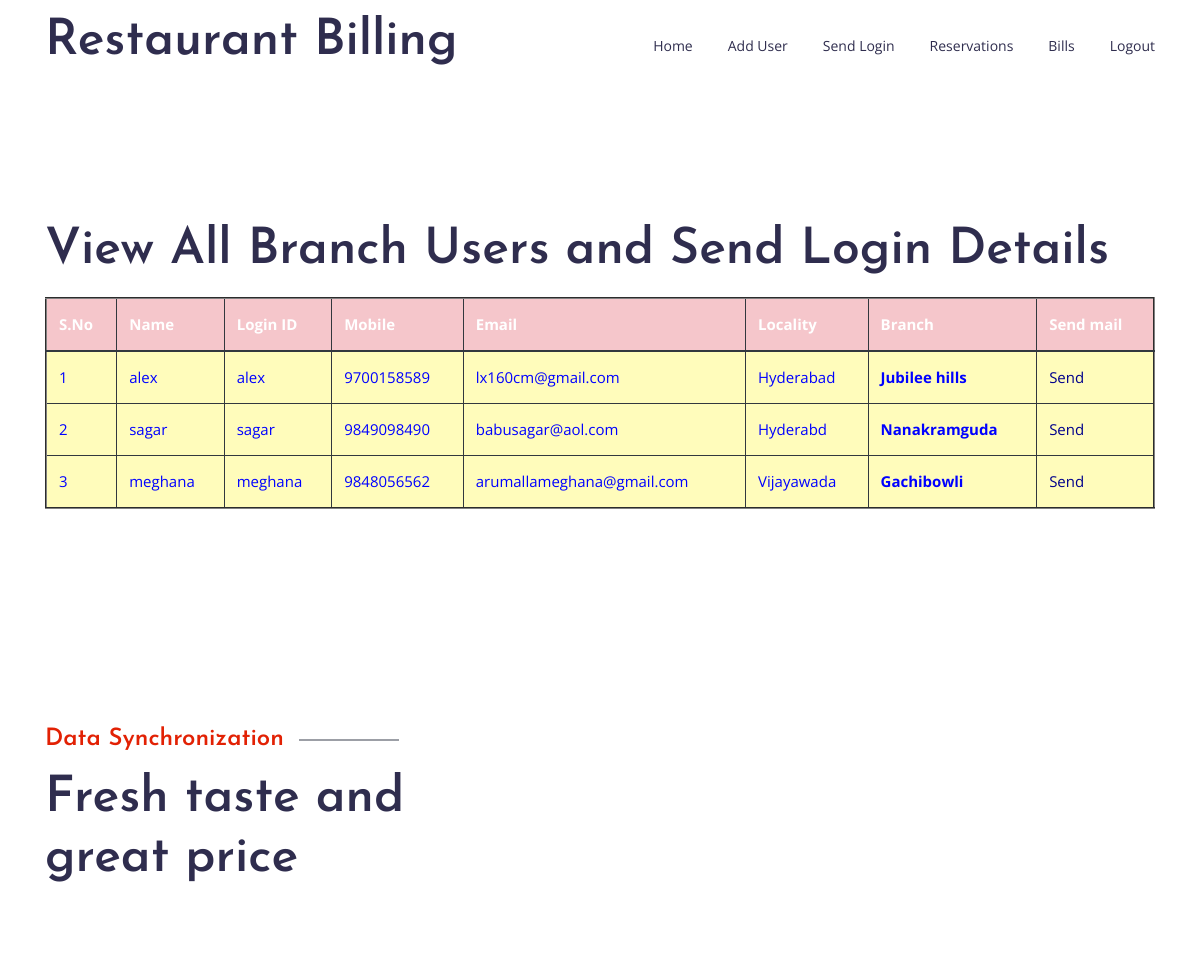
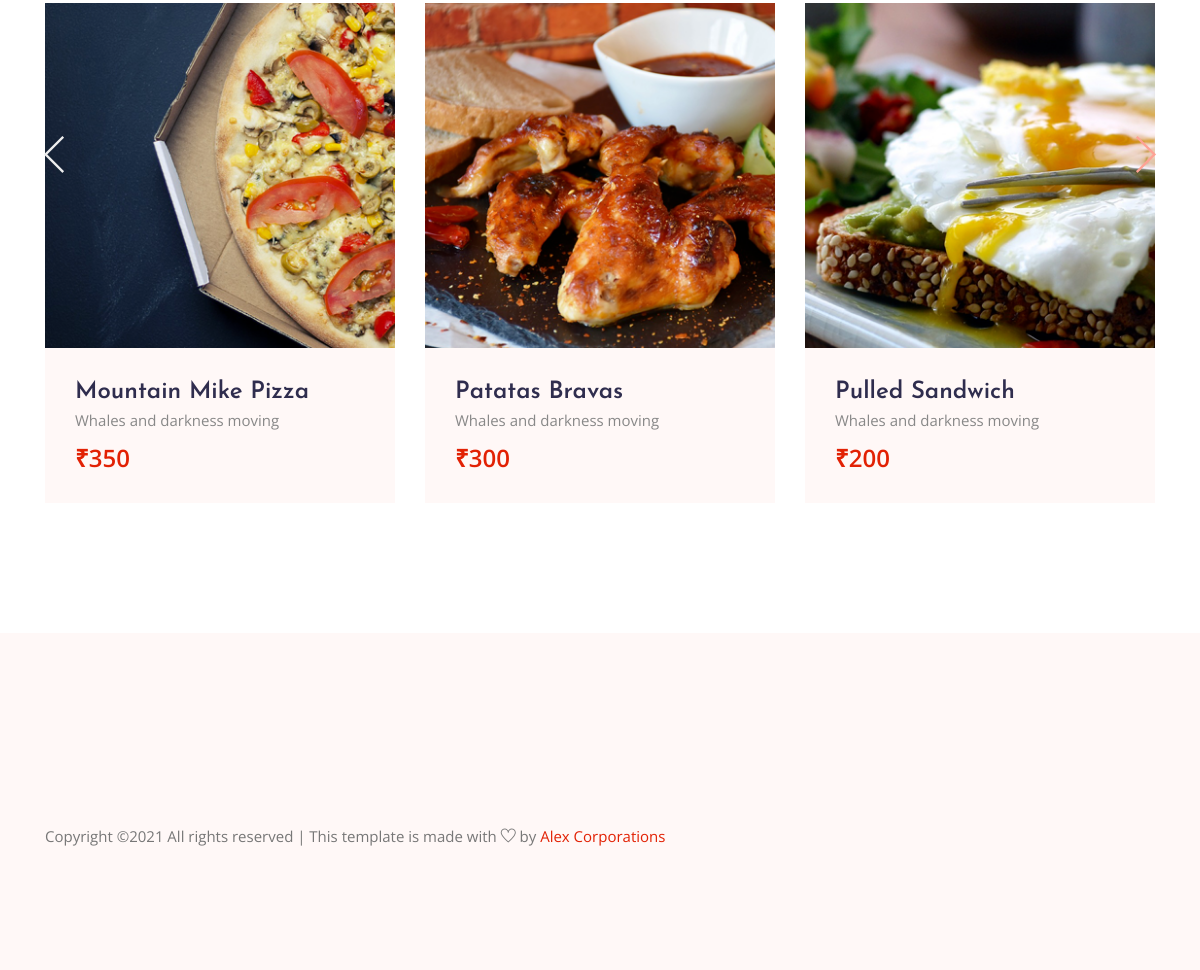
/ri/AdminSendingMailsToBrachUsers/, run on the app's committed database (2 pictures, top to bottom).
### RestaurantInformation/models.py (models this page shows, shortened)
class BranchUserRegisterModel(models.Model):
    name = models.CharField(max_length=100)
    loginid = models.CharField(unique=True, max_length=100)
    password = models.CharField(max_length=100)
    mobile = models.CharField(unique=True, max_length=100)
    email = models.CharField(unique=True, max_length=100)
    locality = models.CharField(max_length=100)
    address = models.CharField(max_length=1000)
    city = models.CharField(max_length=100)
    state = models.CharField(max_length=100)
    branch = models.CharField(max_length=100)
    USERNAME_FIELD = 'loginid'
    REQUIRED_FIELDS = ['password']
    is_anonymous = models.BooleanField(default=False)
    is_authenticated = models.BooleanField(default=False)
    objects=UserManager()
    class Meta:
        db_table = 'BranchUsers'

### RestaurantInformation/views.py (the view)
# urls.py: path('AdminSendingMailsToBrachUsers/', admins.AdminSendingMailsToBrachUsers, name='AdminSendingMailsToBrachUsers'),
def AdminSendingMailsToBrachUsers(request):
    id = request.GET.get('uid')
    print('Your ID is ',id)
    try:
        check = BranchUserRegisterModel.objects.get(id=id)
        loginname = check.loginid
        loginpass = check.password
        branch = check.branch
        email = check.email
        sub = "[" + str(today) + "]Login Details of the Branch " + branch
        mailbody = "Dear user, this is your login details of the Restaurant at our branch " + branch + "Login id " \
                                                                                                       "<loginname>" + \
                   loginname + "</loginname> and password is " + loginpass
        email_from = settings.EMAIL_HOST_USER
        recipient_list = [email, ]
        obj = send_mail(sub, mailbody, email_from, recipient_list)
        print('Mail Object is ' + obj)
    except Exception as ex:
        pass
    data = BranchUserRegisterModel.objects.all()
    return render(request, 'admins/ViewAllBranchUsers.html', {'data': data})

### assets/templates/admins/ViewAllBranchUsers.html
{%extends 'admins/adminbase.html'%}
{%load static%}
{%block contents%}
<section class="about section-margin pb-xl-70">
    <div class="container">
        <h2>View All Branch Users and Send Login Details</h2>
      <p>
 <table border="2px" class="table table-hover table-dark">
                    <thead>
                    <tr class="table-danger">
                        <th scope="col">S.No</th>
                        <th scope="col">Name</th>
                        <th scope="col">Login ID</th>
                        <th scope="col">Mobile</th>
                        <th scope="col">Email</th>
                        <th scope="col">Locality</th>
                        <th scope="col">Branch</th>
                        <th scope="col">Send mail</th>
                    </tr>
                    </thead>
                    <tbody>
                    {% for i in data %}
                    <tr scope="row" style="color: BLUE; background-color:#FFFCBB">
                        <td>{{forloop.counter}}</td>
                        <td>{{i.name}}</td>
                        <td>{{i.loginid}}</td>
                        <td>{{i.mobile}}</td>
                        <td>{{i.email}}</td>
                        <td>{{i.locality}}</td>
                        <td><strong>{{i.branch}}</strong></td>
                        <td><a class="btn-link" href="{%url 'AdminSendingMailsToBrachUsers'%}?uid={{ i.id }}" style="color:DARKBLUE">Send</a></td>
                    </tr>
                    {% endfor %}
                    </tbody>
                </table>
                        </p>
    </div>
  </section>
{%endblock%}

### assets/templates/admins/adminbase.html (shortened to what this page needs)
<!DOCTYPE html>
{%load static%}
<html lang="en">
<head>
  <link rel="stylesheet" href="{%static 'vendors/bootstrap/bootstrap.min.css'%}">
  <link rel="stylesheet" href="{%static 'vendors/themify-icons/themify-icons.css'%}">
  <link rel="stylesheet" href="{%static 'vendors/owl-carousel/owl.theme.default.min.css'%}">
  <link rel="stylesheet" href="{%static 'vendors/owl-carousel/owl.carousel.min.css'%}">
  <link rel="stylesheet" href="{%static 'vendors/Magnific-Popup/magnific-popup.css'%}">
  <link rel="stylesheet" href="{%static 'css/style.css'%}">
</head>
<body>
  <header class="header_area">
    <div class="main_menu">
      <nav class="navbar navbar-expand-lg navbar-light">
        <div class="container box_1620">
          <a class="navbar-brand logo_h" href="{%url 'AdminHome'%}"><h2>Restaurant Billing</h2></a>
            <div class="collapse navbar-collapse offset" id="navbarSupportedContent">
            <ul class="nav navbar-nav menu_nav justify-content-end">
              <li class="nav-item"><a class="nav-link" href="{%url 'AdminHome'%}">Home</a></li>
              <li class="nav-item"><a class="nav-link" href="{%url 'AdminAddBranchUserForm'%}">Add User</a></li>
              <li class="nav-item"><a class="nav-link" href="{%url 'AdminSendingLoginDetails'%}">Send Login</a></li>
              <li class="nav-item"><a class="nav-link" href="{%url 'AdminViewAllReservations'%}">Reservations</a></li>
              <li class="nav-item"><a class="nav-link" href="{%url 'AdminViewALLBillsForm'%}">Bills</a></li>
              <li class="nav-item"><a class="nav-link" href="{%url 'logout'%}">Logout</a>
            </ul>
          </div>
        </div>
      </nav>
    </div>
  </header>
  {%block contents%}
  {%endblock%}
  <section class="section-margin mb-lg-100">
    <div class="container">
      <div class="section-intro mb-75px">
        <h4 class="intro-title">Data Synchronization</h4>
        <h2>Fresh taste and great price</h2>
      </div>
      <div class="owl-carousel owl-theme featured-carousel">
        <div class="featured-item">
          <img class="card-img rounded-0" src="{%static 'img/home/featured1.png'%}" alt="">
          <div class="item-body">
            <a href="#">
              <h3>Mountain Mike Pizza</h3>
            </a>
            <p>Whales and darkness moving</p>
            <div class="d-flex justify-content-between">
              <h3 class="price-tag">&#x20B9;350</h3>
            </div>
          </div>
        </div>
        <div class="featured-item">
          <img class="card-img rounded-0" src="{%static 'img/home/featured2.png'%}" alt="">
          <div class="item-body">
            <a href="#">
              <h3>Patatas Bravas</h3>
            </a>
            <p>Whales and darkness moving</p>
            <div class="d-flex justify-content-between">
              <h3 class="price-tag">&#x20B9;300</h3>
            </div>
          </div>
        </div>
        <div class="featured-item">
          <img class="card-img rounded-0" src="{%static 'img/home/featured3.png'%}" alt="">
          <div class="item-body">
            <a href="#">
              <h3>Pulled Sandwich</h3>
            </a>
            <p>Whales and darkness moving</p>
            <div class="d-flex justify-content-between">
              <h3 class="price-tag">&#x20B9;200</h3>
            </div>
          </div>
        </div>
      </div>
    </div>
  </section>
  <footer class="footer-area section-gap">
		<div class="container">
			<div class="footer-bottom row align-items-center text-center text-lg-left">
				<p class="footer-text m-0 col-lg-8 col-md-12">
Copyright &copy;<script>document.write(new Date().getFullYear());</script> All rights reserved | This template is made with <i class="ti-heart" aria-hidden="true"></i> by <a href="#" target="_blank">Alex Corporations</a>
</p>
			</div>
		</div>
	</footer>
</body>
</html>

### assets/static/css/style.css (style rules this page uses)
body { color:#888;font-family:"Open Sans",sans-serif;font-size:15px;font-weight:400;line-height:1.8 }
ul { list-style-type:none;margin:0;padding:0 }
h1,h2,h3,h4,h5,h6 { font-family:"Josefin Sans",sans-serif;color:#2f2d4e;line-height:1.2 }
h2,.h2 { font-weight:600;font-size:26px }
@media (min-width: 1200px) { h2,.h2 { font-size:50px } }
h3,.h3 { font-size:24px;font-weight:600 }
h4,.h4 { font-size:24px;font-weight:600 }
.mb-75px { margin-bottom:35px }
@media (min-width: 992px) { .mb-75px { margin-bottom:75px } }
.section-margin { margin:65px 0 }
@media (min-width: 992px) { .section-margin { margin:130px 0 } }
@media (min-width: 1200px) { .pb-xl-70 { padding-bottom:70px } }
@media (min-width: 992px) { .mb-lg-100 { margin-bottom:100px } }
.header_area { transition:background 0.4s, all 0.3s linear }
.header_area .navbar-brand { margin-right:30px;padding:0 }
.header_area .menu_nav { width:100% }
.header_area .navbar { background:transparent;border:0px;border-radius:0px;width:100%;padding-top:0;padding-bottom:0 }
.header_area .navbar .nav .nav-item { margin-right:35px }
.header_area .navbar .nav .nav-item .nav-link { font-family:"Open Sans",sans-serif;color:#2f2d4e;text-transform:capitalize;font-size:14px;font-weight:400;padding:33px 0;display:inline-block }
.header_area .navbar .nav .nav-item .nav-link:after { display:none }
.header_area .navbar .nav .nav-item:last-child { margin-right:0px }
.section-intro { max-width:460px }
.section-intro .intro-title { display:inline-block;font-size:24px;color:#e22104;padding-right:115px;position:relative;margin-bottom:15px }
.section-intro .intro-title::after { content:"";display:block;height:1px;min-width:100px;background-color:#3a414e;position:absolute;top:50%;right:0;transform:translateY(-50%) }
.featured-item { background:#fff8f7;-webkit-transition:all 0.3s ease 0s;-moz-transition:all 0.3s ease 0s;-o-transition:all 0.3s ease 0s;transition:all 0.3s ease 0s }
.featured-item a { display:inline-block }
.featured-item h3 { margin-bottom:0 }
.featured-item p { margin-bottom:10px }
.featured-item .item-body { padding:30px }
.price-tag { font-family:"Open Sans",sans-serif;color:#e22104 }
.featured-carousel { position:relative }
.footer-area { padding:120px 0px 120px;background:#fff8f7 }
.footer-area .footer-bottom { margin-top:70px }
.footer-area .footer-bottom p { color:#777 }
.footer-area .footer-bottom p a { color:#e22104 }

### data on the page
BranchUserRegisterModel: name "alex", loginid "alex", mobile "9700158589", email "lx160cm@gmail.com", locality "Hyderabad", branch "Jubilee hills"
BranchUserRegisterModel: name "sagar", loginid "sagar", mobile "9849098490", email "babusagar@aol.com", locality "Hyderabd", branch "Nanakramguda"
BranchUserRegisterModel: name "meghana", loginid "meghana", mobile "9848056562", email "arumallameghana@gmail.com", locality "Vijayawada", branch "Gachibowli"
